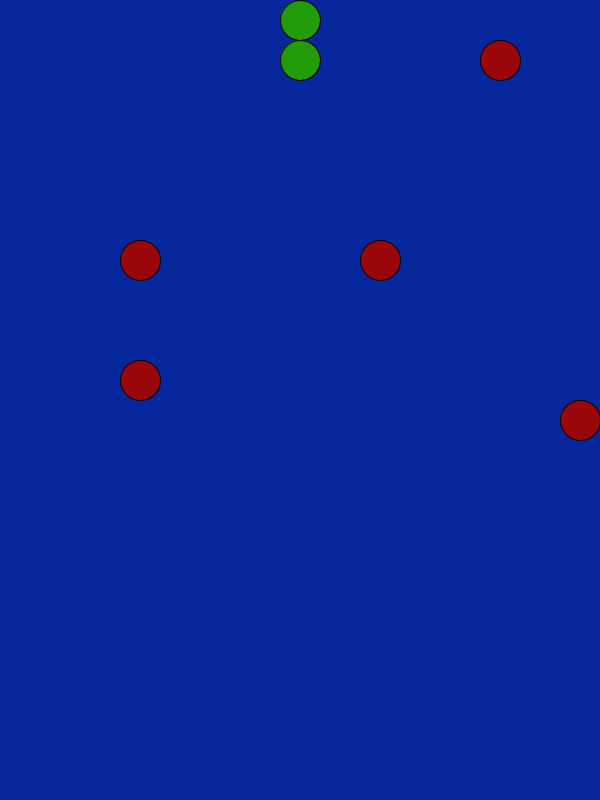
Frame 1 (no input)
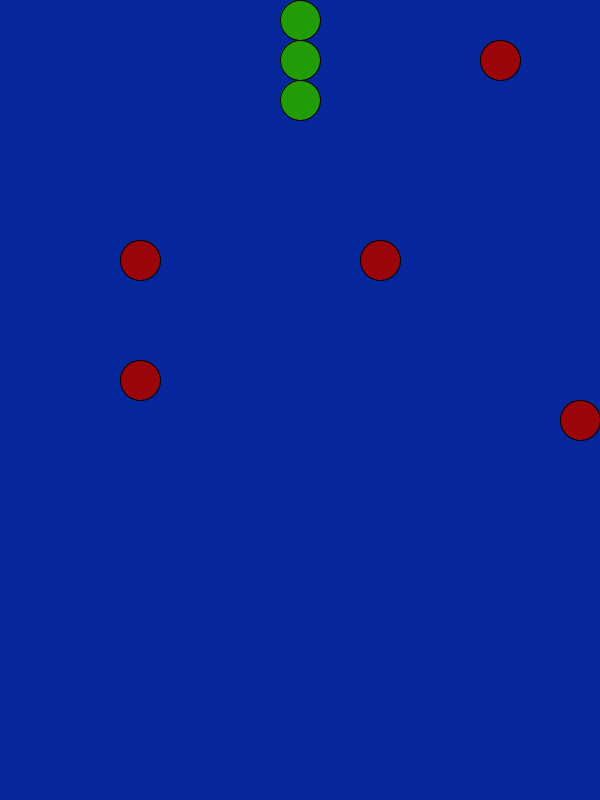
Frame 60 (the mouse pressed at the canvas centre just before this capture)
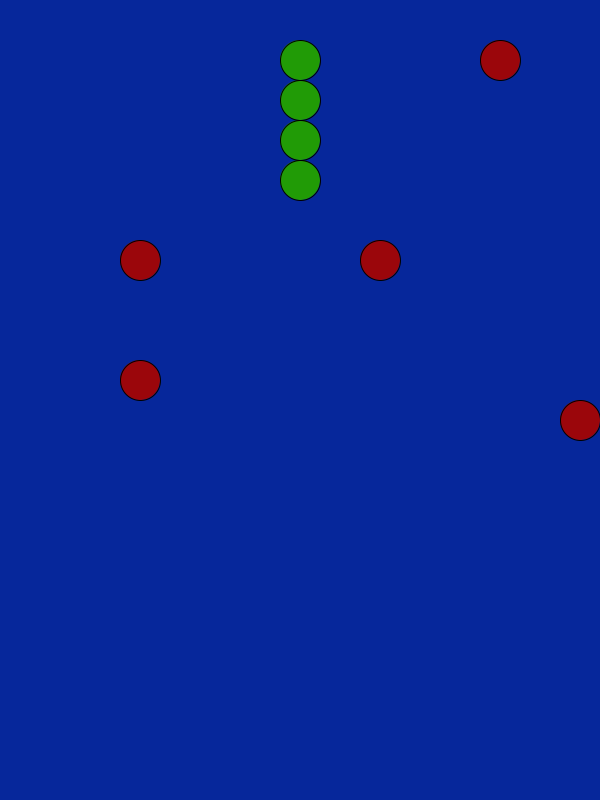
Frame 120 (the mouse held since frame 60 and released just before this capture)

The Processing sketch that drew these frames (run headless with seeded random() and noise(); from frame 60 on, the mouse is pressed at the canvas centre):

// Processing sketch: snake_and_apple
// ── snake_and_apple.pde
/*
  EZENWELU VALENTINE 
  
  SNAKE GAME:
There is a “snake” (a line of green circles) which moves around 
the canvas, controlled by the keyboard. The J and A keys will 
make the snake turn left, and D and L will make it turn right. 
Since you control how it turns, not the direction it moves, this 
makes it tricky at first. The snake does not move smoothly. 
Instead, every few frames, a new circle is added to the “head” 
end, and the circle at the “tail” end disappears. There are some 
“apples” (red circles). When the snake “eats” an apple, the snake 
grows. It doesn’t grow instantly, but the circle at the tail will not 
disappear the next few times that the head moves. The snakecannot go off the canvas, or “bite itself”, or the game is over. If the snake eats all of the apples, 
then a new level begins, where the snake is longer, moves faster, grows faster, and has more apples 
to eat.
*/

//VARIABLES DECLARATION

final int ROWS=20, COLS=15; //The number of rows and columns of squares
final int SQ_SIZE=40;       //The size of each square in pixels
int startingLength = 3;// DEGINNING LENGTH OF THE SNAKE 
int currentLength;// LENGHT OF THE SNAKE AS APPLES ARE EATEN 
int[] xCoordinate = new int [COLS];// coordinate of snake x axis 
int[] yCoordinate = new int [ROWS];// coordinate of snake y axis 
int frameCounter = 0;
int snakeSpeed = 30;// speed of the snake 
int[] testX, testY;
int direction = 0;
final int[] xMovement = {0, -1, 0, +1}; //X change for down, left, up, right
final int[] yMovement = {+1, 0, -1, 0}; //Y change for down, left, up, right
int startingApples =4;// level 1 apple number
int currentApples;// number of apples as game progress
int[] appleX = new int[startingApples];// x coordinates of apple
int[] appleY = new int [startingApples];// x coordinates of apple
int snakeGrowth = 3;// rate of ssnake growth
boolean growth = false;
int tailIndicator ;
boolean gameOver = false;
int currentLevel = 1;
boolean newLevel = false;

void setup() {
  size(600, 800); //MUST be COLS*SQ_SIZE,ROWS*SQ_SIZE CANVAS SIZE
  resetSnake();// FUNCTION TO RESET SNAKE
  resetApples();// FUNCTION TO RESET APPLE 
}

void draw() {
  background(#06279B);// NAVY BLUE
  gameOver();// GAME OVER FUNCTION
 
}

//FUCTION TO DRAW CRICLES
void drawCircles(int[] x, int[] y, int n, int colour) {
  for (int i=0; i<n; i++) {
    if (i < x.length && i < y.length) {
      int pixelX = x[i] * SQ_SIZE + SQ_SIZE / 2; // Convert grid coordinates to pixels
      int pixelY = y[i] * SQ_SIZE + SQ_SIZE / 2;  // Convert grid coordinates to pixels
      fill(colour);//parameters
      circle(pixelX, pixelY, SQ_SIZE);//draw circle/ parameters
    }
  }
}

//function to create the snake
void fillArray (int[]a, int n, int start, int delta) {

  for (int i=0; i<=n; i++) {
    a[i] = start + i*delta;
  }
}

//function to reset the snake
void resetSnake() {
  currentLength = startingLength + currentLevel;

  fillArray(xCoordinate, currentLength, COLS/2, 0);
  fillArray(yCoordinate, currentLength, -1, -1);

  if (newLevel) {
    direction = yMovement[1];
  }
  moveSnake(0, 1);
  tailIndicator  = startingLength -1;
}


// function to move snake 
void moveSnake(int addX, int addY) {
  for (int i = currentLength - 1; i > 0; i--) {
    xCoordinate[i] = xCoordinate[i - 1];
    yCoordinate[i] = yCoordinate[i - 1];
  }
  xCoordinate[0] += addX; //change the x-coordinate of the snake head
  yCoordinate[0] += addY; //change the x-coordinate of the snake head

  if (growth) { //if the snake is allowed to grow,
    currentLength++;
    tailIndicator ++;
    growth = false;
  }
  if (currentLength >= xCoordinate.length) {
    expandSnakeArrays();
  }
}


void addSnake() {
  currentLength++;
  if (currentLength > xCoordinate.length) {
    expandSnakeArrays();
  }
  tailIndicator ++;
}

void expandSnakeArrays() {
  int newSize = xCoordinate.length + snakeGrowth;

  int[] newxCoordinate = new int[newSize];
  int[] newyCoordinate = new int[newSize];

  for (int i = 0; i < xCoordinate.length; i++) {
    newxCoordinate[i] = xCoordinate[i];
    newyCoordinate[i] = yCoordinate[i];
  }
  xCoordinate = newxCoordinate;
  yCoordinate = newyCoordinate;
}
void keyPressed() {
  //When the user clicks the L or D keys also left arrow, the snake should turn clockwise, while pressing the A or J keys as well as right causes the snake to turn counter-clockwise.
  if (key == 'L' || key == 'l'|| key =='D'|| key == 'd'|| keyCode == LEFT) {
    direction = (direction + 1) % 4; // Turn the snake clockwise
  } else if (key == 'A' || key == 'a' || key == 'j' || key == 'J'||keyCode == RIGHT) {
    direction = (direction + 3) % 4; // Turn the snake counter-clockwise
  }
}
// function to create and return the array n 
int [] randomArray(int n, int max) {// randon array parameters
  int[] values = new int [n];
  for (int i=0; i<n; i++) {
    values[i] = (int) random(max+1);
  }
  return values;
}

//function to reset apple 
void resetApples() {

  currentApples = startingApples + currentLevel;

  appleX = new int[currentApples];
  appleY = new int[currentApples];
  int[] randomX = randomArray(currentApples, COLS-1) ;
  int[] randomY = randomArray(currentApples, ROWS - 1) ;

  for (int i = 0; i<currentApples; i++) {
    appleX[i] = randomX[i];
    appleY[i] = randomY[i];
  }
}


// function to search fo pair of coordinate in the first n element of array x and y
int searchArrays(int[] x, int[]y, int n, int start, int keyX, int keyY) {
  for (int i = start; i<n; i++) {
    if (x[i] == keyX && y[i] == keyY) {
      return i;
    }
  }
  return -1;
}

// function to delete apple after eaten 
void deleteApple(int eatenApple) {

  for (int i = eatenApple; i < currentApples - 1; i++) {
    appleX[i] = appleX[i + 1];
    appleY[i] = appleY[i + 1];
  }
  currentApples--;
}
//fuction to check for apple collision 
void checkAppleCollisions() {
  int index = searchArrays(appleX, appleY, currentApples, 0, xCoordinate[0], yCoordinate[0]);

  if (index != -1) {
    deleteApple(index); // Delete the apple at the collision index
    currentLength++;
  }

  if (currentApples == 0 && !newLevel) {
    newLevel();
  }
}

boolean detectCrash() {

  int headX = xCoordinate[0]; // X coordinate of the snake's head
  int headY = yCoordinate[0]; // Y coordinate of the snake's head

  // Check if the snake's head is outside the canvas boundaries
  if (headX < 0 || headX >= COLS || headY < 0 || headY >= ROWS) {
    return true; // Snake has left the canvas
  }

  // Check if the snake's head collides with any other part of the snake
  for (int i = 1; i < currentLength; i++) {
    if (headX == xCoordinate[i] && headY == yCoordinate[i]) {
      return true; // Snake has bitten itself
    }
  }

  return false; // No crash detected
}

// function to move to new level 
void newLevel() {

  if (!newLevel) {
    newLevel = true;
    currentLevel++;
    resetSnake();
    snakeSpeed +=5;
    resetApples();

    textAlign(CENTER);
    fill(0);
    textSize(50);
    text("level" + currentLevel, width/2, 100);
  }
  newLevel = false;
}
//  gameOver function 
void gameOver(){
   if (!gameOver) {
    if (frameCounter % snakeSpeed == 0) {
      moveSnake(xMovement[direction], yMovement[direction]);
      checkAppleCollisions();
    }
    frameCounter++;
    
    if (detectCrash()) {
      gameOver = true;
      textAlign(CENTER);
      fill(0);
      textSize(50);
      text("GAME OVER", width/2, height/2);
      noLoop();
    }

    if (currentApples == 0) {
      newLevel();
    }
  }


  drawCircles(xCoordinate, yCoordinate, currentLength, #219B06);//snake parameters 
  drawCircles(appleX, appleY, currentApples, #9B060B);// apple parameters
}
